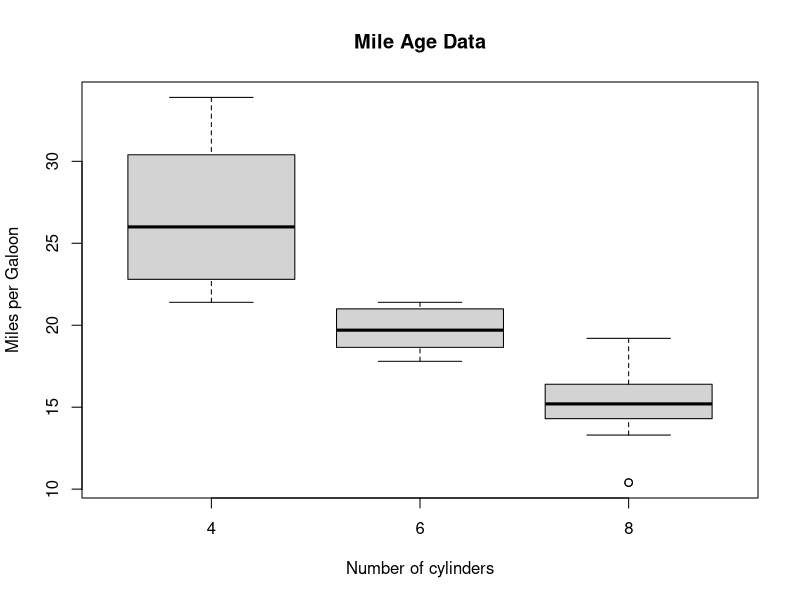

Reproduce this figure in R.
#Box Plot
a = c(1,2,3,4,5)
png(file="boxplot.png")
boxplot(mpg~cyl, data = mtcars, xlab = "Number of cylinders",
        ylab = "Miles per Galoon", main = "Mile Age Data")
dev.off()
